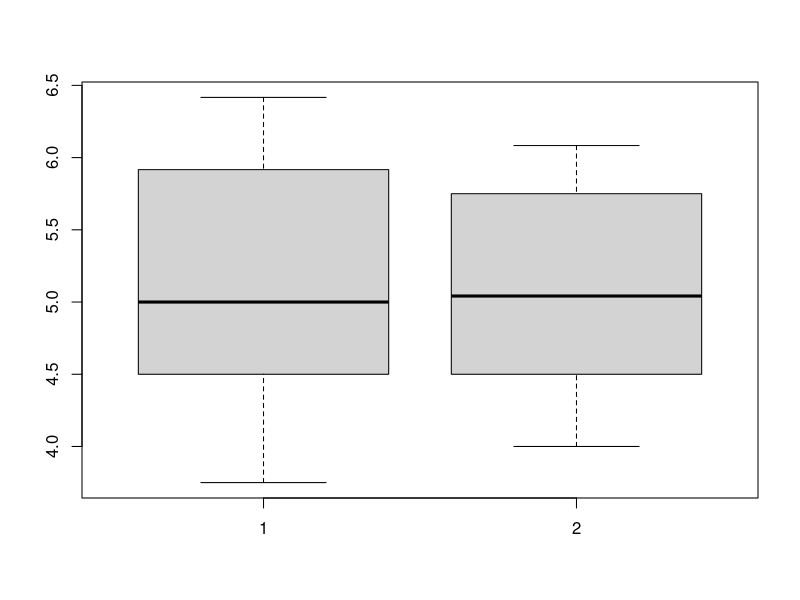

Here is the R script that generated this plot:


eduflow_data = read.csv("Eduflow2_stats.csv")  # read csv file 

eduflow_data$score = as.numeric(sub(",", ".", eduflow_data$score, fixed = TRUE))

music = eduflow_data[eduflow_data$musique == 1,]
nomusic = eduflow_data[eduflow_data$musique == 0,]

wilcox.test(music$score, nomusic$score, paired=TRUE)

wilcox.test(music$score, nomusic$score)

boxplot(music$score, nomusic$score)

subset(eduflow_data, music == 1)